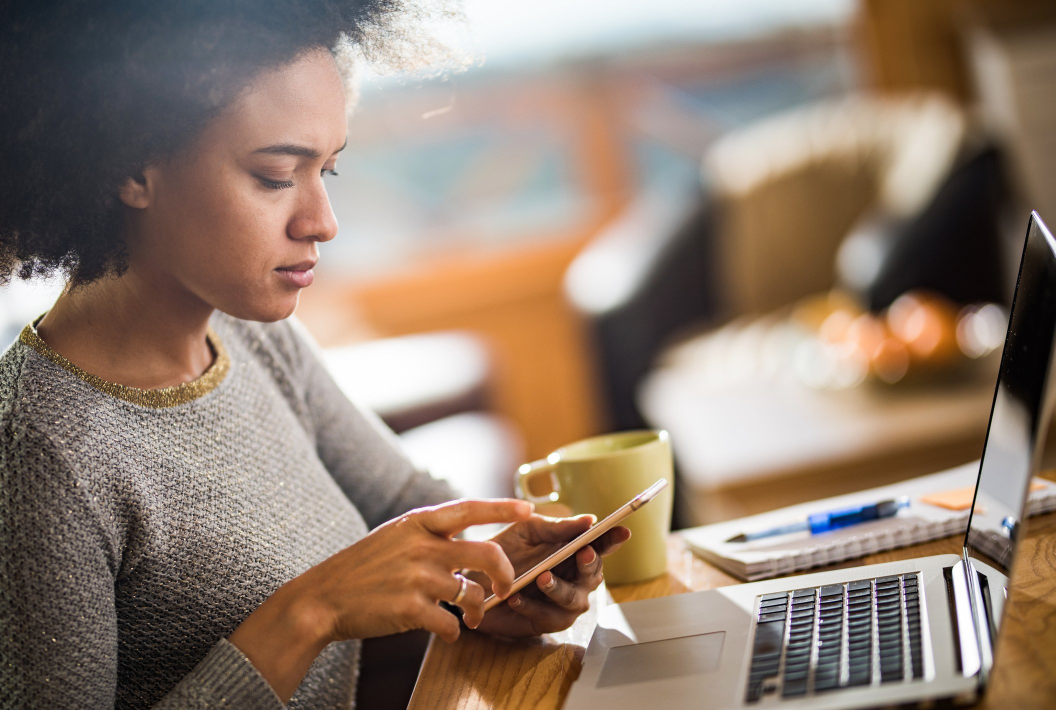
#> input picture img2/woman_with_phone_and_laptop_EF0nQi5.jpg, 2111 x 1420 px (shown at 1/2 size)
$ python test.py
#> lines starting #> are read from the running program, lines starting #| are printed output that depends on the picture
### utils.py
from dataclasses import dataclass
from decimal import Decimal, ROUND_HALF_UP
from enum import Enum
import io
import logging
import re
from typing import Union, Optional, Literal
from pathlib import Path

# from pydantic import BaseModel
# from pydantic.color import Color
from PIL import Image, ImageColor, ImageOps, ImageFilter, ImageEnhance

logger = logging.getLogger(__name__)


def round_up(value):
    rounded = Decimal(value).quantize(1, rounding=ROUND_HALF_UP)
    return int(rounded)


def get_filename_stem(name: str) -> str:
    return Path(name).stem


def get_filename_extension(name: str) -> str:
    return Path(name).suffix


# [21 lines of commented-out code are left out]

def get_new_dimensions(img: Image, width: int = None, height: int = None) -> tuple:
    """
    Return new dimensions given original image's aspect ratio and a width or height.
    """

    if not width and not height:
        return img.size

    if width and height:
        return (width, height)

    orig_width, orig_height = img.size

    # calculate new height
    if width and not height:
        height = round_up((orig_height / orig_width) * width)
        return (width, height)

    # calculate new width
    if not width and height:
        width = round_up((orig_width / orig_height) * height)
        return (width, height)


# [5 lines left out: function get_aspect_ratio_factor, not called in this run]


def scale_down(img: Image, width: int, height: int) -> Image:
    """
    The image is never enlarged.
    If the image is larger than given width or height, it will be resized, preserving aspect ratio.
    Otherwise its original size will be kept.

    Scenarios:
        - if all smaller dimensions -> scaled down image
        - if all larger dimensions -> original image
        - if smaller + larger dimension -> scaled down image according to smaller dimension

    docs: https://pillow.readthedocs.io/en/stable/reference/Image.html#PIL.Image.Image.thumbnail
    """
    img.thumbnail((width, height))
    return img


def contain(img: Image, width: int, height: int) -> Image:
    """
    Image will be resized (shrunk or enlarged) to be as large as possible within the given
    width or height while preserving the aspect ratio.

    Scenarios:
        - all smaller dimensions -> scaled down image
        - all larger dimensions -> scaled up image
        - smaller + larger dimension -> scaled down image according to smaller dimension

    docs: https://pillow.readthedocs.io/en/stable/reference/ImageOps.html#PIL.ImageOps.contain
    """
    return ImageOps.contain(img, (width, height))


"""
Control the cropping position.

Use (0.5, 0.5) for center cropping
    if cropping the width (tall image), take 50% off of the left side, and therefore 50% off the right side

(0.0, 0.0) will crop from the top left corner
    if cropping the width (tall image), take all of the crop off of the right side
    if cropping the height (wide image), take all of it off the bottom

(1.0, 0.0) will crop from the bottom left corner, etc.
    if cropping the width (tall image), take all of the crop off the left side
    if cropping the height (wide image), take none from the top, and therefore all off the bottom

for wide images, left and right should be same as center, but its actually gravitating to top

wide, cropping height:
    default - (0.5, 0.5)
    top - (0, 0) or (1, 0)         y coordinate same      top -    TOP_LEFT, BOTTOM_LEFT
    bottom - (1, 1) or (0, 1)      y coordinate same      bottom - BOTTOM_RIGHT, TOP_RIGHT
    left, should show same as default - (0.5, 0.5)
    right, should show same as default - (0.5, 0.5)

---------------------------

tall, cropping width:
    default - (0.5, 0.5)
    top, should be same as default - (0.5, 0.5)
    bottom - should be same as default - (0.5, 0.5)
    left - (0, 0) or (0, 1)       same x coordinate      left -  TOP_LEFT, TOP_RIGHT
    right - (1, 0) or (1, 1)      same x coordinate      right - BOTTOM_LEFT, BOTTOM_RIGHT

"""
CENTER_CROP = (0.5, 0.5)
TOP_LEFT = (0, 0)
BOTTOM_LEFT = (1, 0)
TOP_RIGHT = (0, 1)
BOTTOM_RIGHT = (1, 1)

# WIDE_IMAGE_GRAVITY_OPTIONS = {
#     'top': TOP_LEFT,
#     'bottom': BOTTOM_RIGHT,
#     'left': CENTER_CROP,
#     'right': CENTER_CROP
# }

# TALL_IMAGE_GRAVITY_OPTIONS = {
#     'top': CENTER_CROP,
#     'bottom': CENTER_CROP,
#     'left': TOP_LEFT,
#     'right': BOTTOM_LEFT
# }

def cover(img: Image, width: int, height: int, gravity: tuple = CENTER_CROP) -> Image:
    """
    Resizes (shrinks or enlarges) to fill the entire area of width and height. If the image has an aspect ratio
    different from the ratio of width and height, it will be cropped to fit.

    docs: https://pillow.readthedocs.io/en/stable/reference/ImageOps.html#PIL.ImageOps.fit
    """
    return ImageOps.fit(img, (width, height), centering=gravity)


class Gravity(Enum):
    CENTER = "center"
    TOP = "top"
    BOTTOM = "bottom"
    LEFT = "left"
    RIGHT = "right"

CENTER_CROP = (0.5, 0.5)
TOP_LEFT = (0, 0)
BOTTOM_LEFT = (1, 0)
TOP_RIGHT = (0, 1)
BOTTOM_RIGHT = (1, 1)

# cropping height
WIDE_IMAGE_GRAVITY_OPTIONS = {
    Gravity.TOP: TOP_LEFT,
    Gravity.BOTTOM: BOTTOM_RIGHT,
    Gravity.LEFT: CENTER_CROP,
    Gravity.RIGHT: CENTER_CROP
}

# cropping width
TALL_IMAGE_GRAVITY_OPTIONS = {
    Gravity.TOP: CENTER_CROP,
    Gravity.BOTTOM: CENTER_CROP,
    Gravity.LEFT: TOP_LEFT,
    Gravity.RIGHT: BOTTOM_LEFT
}

# [63 lines left out: functions get_centering_from_gravity, crop, rotate, not called in this run]


@dataclass
class TrimPixels:
    top: int = 0
    bottom: int = 0
    left: int = 0
    right: int = 0


# [147 lines left out: functions trim, strip_exif_data, sharpen, save_image, fill_background_color, freeze_animated_image and 5 more, not called in this run]


def is_valid_hex(hex_color: str):
    return re.search(r'^#([0-9a-fA-F]{3}){1,2}$', hex_color)


def get_rgb_from_hex(hex_color: str) -> tuple:
    return ImageColor.getrgb(hex_color)


# [11 lines left out: function pad, not called in this run]

### test.py
from utils import *

"""
- https://m.foolcdn.com/media/affiliates/original_images/woman_with_phone_and_laptop_EF0nQi5.jpg
- https://m.foolcdn.com/media/affiliates/original_images/young_family_eating_breakfast.jpg
- https://m.foolcdn.com/media/affiliates/original_images/women_shopping_in_clothing_store.jpg

Trim literally cuts x pixels off of the specified sides of the image,
regardless of how big that image is, and then passes it to the resize/crop option
"""

#######################################
# SCALE DOWN
# Shrink image preserving aspect ratio. Image is never enlarged.
#######################################

"""
This tests that `scale_down` given one smaller dimension scales down the image.

CloudFlare example: https://m.foolcdn.com/media/affiliates/original_images/woman_with_phone_and_laptop_EF0nQi5.jpg?width=500
"""
img = Image.open('img2/woman_with_phone_and_laptop_EF0nQi5.jpg')
#> img is the input picture: PIL image 2111x1420 RGB; mean R, G, B 144.2, 125.2, 111
new_width, new_height = get_new_dimensions(img, width=500)
#> new_width = 500; new_height = 336
scale_down_width500 = scale_down(img, width=new_width, height=new_height)
#> in scale_down, `img.thumbnail((width, height))`:
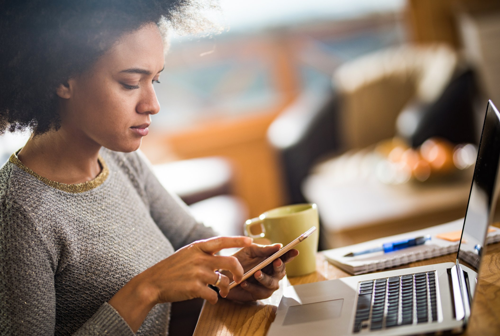
#> img: PIL image 500x336 RGB; mean R, G, B 144.3, 125.4, 111.1
scale_down_width500.save('transformed2/woman_with_phone_and_laptop__scale_down_width500.jpg')

"""
This tests that `scale_down` given one larger dimension returns original image.

CloudFlare example: https://m.foolcdn.com/media/affiliates/original_images/woman_with_phone_and_laptop_EF0nQi5.jpg?height=3000
"""
img = Image.open('img2/woman_with_phone_and_laptop_EF0nQi5.jpg')
new_width, new_height = get_new_dimensions(img, height=3000)
#> new_width = 4460; new_height = 3000
scale_down_height3000 = scale_down(img, width=new_width, height=new_height)
scale_down_height3000.save('transformed2/woman_with_phone_and_laptop__scale_down_height3000.jpg')

"""
This tests that `scale_down` given one smaller and one larger dimension returns original image.

CloudFlare example: https://m.foolcdn.com/media/affiliates/original_images/woman_with_phone_and_laptop_EF0nQi5.jpg?height=3000&width=500
"""
img = Image.open('img2/woman_with_phone_and_laptop_EF0nQi5.jpg')
scale_down_width500_height3000 = scale_down(img, width=500, height=3000)
scale_down_width500_height3000.save('transformed2/woman_with_phone_and_laptop__scale_down_width500_height3000.jpg')

"""
The following tests that `scale_down` given two smaller dimensions scales down the image while preserving aspect ratio.

CloudFlare example:
    1. https://m.foolcdn.com/media/affiliates/original_images/woman_with_phone_and_laptop_EF0nQi5.jpg?width=500&height=300
    2. https://m.foolcdn.com/media/affiliates/original_images/woman_with_phone_and_laptop_EF0nQi5.jpg?width=300&height=500
"""
img = Image.open('img2/woman_with_phone_and_laptop_EF0nQi5.jpg')
scale_down_width500_height300 = scale_down(img, width=500, height=300)
#> call 4 of scale_down, with width = 500, height = 300
#> in scale_down (call 4), `img.thumbnail((width, height))`:
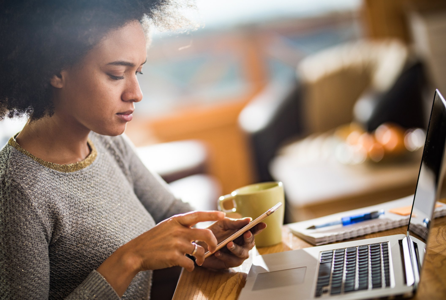
#> img: PIL image 446x300 RGB; mean R, G, B 144.3, 125.4, 111.1
scale_down_width500_height300.save('transformed2/woman_with_phone_and_laptop__scale_down_width500_height300.jpg')

img = Image.open('img2/woman_with_phone_and_laptop_EF0nQi5.jpg')
scale_down_width300_height500 = scale_down(img, width=300, height=500)
#> in scale_down (call 5), `img.thumbnail((width, height))`:
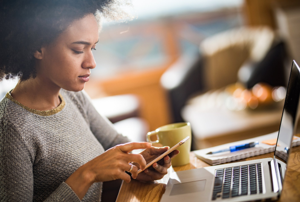
#> img: PIL image 300x202 RGB; mean R, G, B 144.1, 125.1, 110.9
scale_down_width300_height500.save('transformed2/woman_with_phone_and_laptop__scale_down_width300_height500.jpg')

"""
This tests that `scale_down` given two larger dimensions returns original image.

CloudFlare example: https://m.foolcdn.com/media/affiliates/original_images/woman_with_phone_and_laptop_EF0nQi5.jpg?width=3000&height=2000
"""
img = Image.open('img2/woman_with_phone_and_laptop_EF0nQi5.jpg')
scale_down_width3000_height2000 = scale_down(img, width=3000, height=2000)
scale_down_width3000_height2000.save('transformed2/woman_with_phone_and_laptop__scale_down_width3000_height2000.jpg')


#######################################
# CONTAIN
# Resize (shrink or enlarge while preserving aspect ratio)
#######################################

"""
This tests that `contain` given one smaller dimension scales down the image.
Same as `scale_down`.

CloudFlare example: https://m.foolcdn.com/media/affiliates/original_images/woman_with_phone_and_laptop_EF0nQi5.jpg?width=500&fit=contain
"""
img = Image.open('img2/woman_with_phone_and_laptop_EF0nQi5.jpg')
new_width, new_height = get_new_dimensions(img, width=500)
#> new_width = 500; new_height = 336
contain_width500 = contain(img, width=new_width, height=new_height)
contain_width500.save('transformed2/woman_with_phone_and_laptop__contain_width500.jpg')


"""
This tests that `contain` given one larger dimension enlarges image while preserving aspect ratio.

CloudFlare example: https://m.foolcdn.com/media/affiliates/original_images/woman_with_phone_and_laptop_EF0nQi5.jpg?height=2000&fit=contain
"""
img = Image.open('img2/woman_with_phone_and_laptop_EF0nQi5.jpg')
new_width, new_height = get_new_dimensions(img, height=2000)
#> new_width = 2973; new_height = 2000
contain_height2000 = contain(img, width=new_width, height=new_height)
contain_height2000.save('transformed2/woman_with_phone_and_laptop__contain_height2000.jpg')


"""
This tests that `contain` given one smaller and one larger dimension returns original image.
Same as `scale_down`.

CloudFlare example: https://m.foolcdn.com/media/affiliates/original_images/woman_with_phone_and_laptop_EF0nQi5.jpg?width=500&height=3000&fit=contain
"""
img = Image.open('img2/woman_with_phone_and_laptop_EF0nQi5.jpg')
contain_width500_height3000 = contain(img, width=500, height=3000)
contain_width500_height3000.save('transformed2/woman_with_phone_and_laptop__contain_width500_height3000.jpg')


"""
The following tests that `contain` given two smaller dimensions scales down the image while preserving aspect ratio.
Same as `scale_down`.

CloudFlare example:
    1. https://m.foolcdn.com/media/affiliates/original_images/woman_with_phone_and_laptop_EF0nQi5.jpg?width=500&height=300&fit=contain
    2. https://m.foolcdn.com/media/affiliates/original_images/woman_with_phone_and_laptop_EF0nQi5.jpg?width=300&height=500&fit=contain
"""
img = Image.open('img2/woman_with_phone_and_laptop_EF0nQi5.jpg')
contain_width500_height300 = contain(img, width=500, height=300)
contain_width500_height300.save('transformed2/woman_with_phone_and_laptop__contain_width500_height300.jpg')

img = Image.open('img2/woman_with_phone_and_laptop_EF0nQi5.jpg')
contain_width300_height500 = contain(img, width=300, height=500)
contain_width300_height500.save('transformed2/woman_with_phone_and_laptop__contain_width300_height500.jpg')


"""
This tests that `contain` given two larger dimensions enlarges image while preserving aspect ratio.

CloudFlare example: https://m.foolcdn.com/media/affiliates/original_images/woman_with_phone_and_laptop_EF0nQi5.jpg?width=3000&height=2000&fit=contain
"""
img = Image.open('img2/woman_with_phone_and_laptop_EF0nQi5.jpg')
contain_width3000_height2000 = contain(img, width=3000, height=2000)
contain_width3000_height2000.save('transformed2/woman_with_phone_and_laptop__contain_width3000_height2000.jpg')


#######################################
# COVER
# Resize (shrink or enlarge) to fix exact dimensions. Will crop to fit if new dimensions don't match aspect ratio.
#######################################

"""
This tests that `cover` given one smaller dimension scales down the image.
Same as `scale_down` and `contain`.

CloudFlare example: https://m.foolcdn.com/media/affiliates/original_images/woman_with_phone_and_laptop_EF0nQi5.jpg?width=500&fit=cover (same as `scale_down` and `contain`).
"""
img = Image.open('img2/woman_with_phone_and_laptop_EF0nQi5.jpg')
new_width, new_height = get_new_dimensions(img, width=500)
#> new_width = 500; new_height = 336
cover_width500 = cover(img, width=new_width, height=new_height)
cover_width500.save('transformed2/woman_with_phone_and_laptop__cover_width500.jpg')


"""
This tests that `cover` given one larger dimension enlarges image while preserving aspect ratio.
Same as `contain`.

CloudFlare example: https://m.foolcdn.com/media/affiliates/original_images/woman_with_phone_and_laptop_EF0nQi5.jpg?height=2000&fit=cover
"""
img = Image.open('img2/woman_with_phone_and_laptop_EF0nQi5.jpg')
new_width, new_height = get_new_dimensions(img, height=2000)
#> new_width = 2973; new_height = 2000
cover_height2000 = cover(img, width=new_width, height=new_height)
cover_height2000.save('transformed2/woman_with_phone_and_laptop__cover_height2000.jpg')


"""
This tests that `cover` given one smaller and one larger dimension returns will crop to fit image within new dimensions.

CloudFlare example: https://m.foolcdn.com/media/affiliates/original_images/woman_with_phone_and_laptop_EF0nQi5.jpg?width=500&height=3000&fit=cover
"""
img = Image.open('img2/woman_with_phone_and_laptop_EF0nQi5.jpg')
cover_width500_height3000 = cover(img, width=500, height=3000)
#> call 3 of cover, with width = 500, height = 3000, gravity = (0.5, 0.5)
#> in cover (call 3), `return ImageOps.fit(img, (width, height), centering=gravity)`:
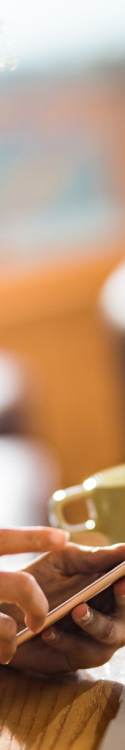
#> returned value: PIL image 500x3000 RGB (shown at 1/4 size); mean R, G, B 180.3, 144.5, 116.9
cover_width500_height3000.save('transformed2/woman_with_phone_and_laptop__cover_width500_height3000.jpg')


"""
This tests that `cover` given all smaller dimensions will shrink and crop to fit image with new dimensions.

CloudFlare example: https://m.foolcdn.com/media/affiliates/original_images/woman_with_phone_and_laptop_EF0nQi5.jpg?width=500&height=300&fit=cover
"""
img = Image.open('img2/woman_with_phone_and_laptop_EF0nQi5.jpg')
cover_width500_height300 = cover(img, width=500, height=300)
#> call 4 of cover, with width = 500, height = 300, gravity = (0.5, 0.5)
#> in cover (call 4), `return ImageOps.fit(img, (width, height), centering=gravity)`:
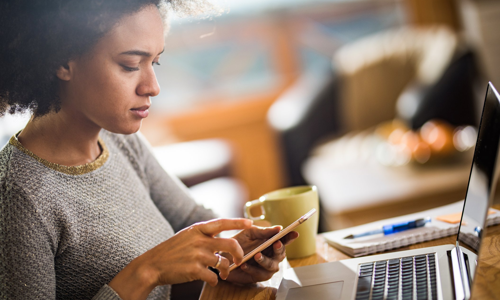
#> returned value: PIL image 500x300 RGB; mean R, G, B 146.8, 126.7, 111.9
cover_width500_height300.save('transformed2/woman_with_phone_and_laptop__cover_width500_height300.jpg')


"""
This tests that `cover` given all larger dimensions will enlarge image and crop to fit image with new dimensions.

CloudFlare example: https://m.foolcdn.com/media/affiliates/original_images/woman_with_phone_and_laptop_EF0nQi5.jpg?width=3000&height=2000&fit=cover
"""
img = Image.open('img2/woman_with_phone_and_laptop_EF0nQi5.jpg')
cover_width3000_height2000 = cover(img, width=3000, height=2000)
#> in cover (call 5), `return ImageOps.fit(img, (width, height), centering=gravity)`:
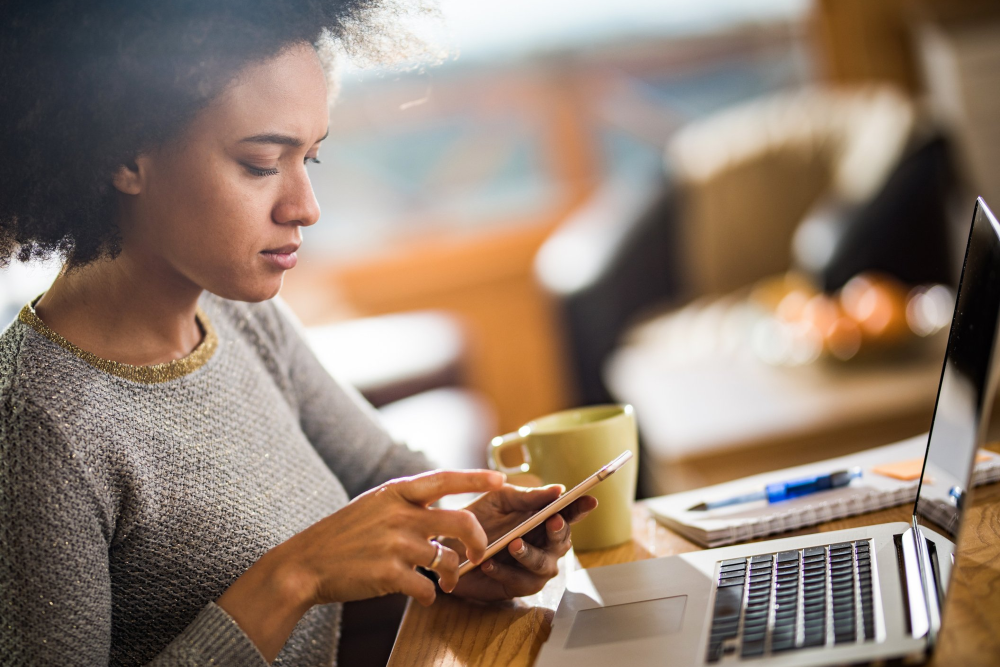
#> returned value: PIL image 3000x2000 RGB (shown at 1/3 size); mean R, G, B 144.4, 125.3, 111
cover_width3000_height2000.save('transformed2/woman_with_phone_and_laptop__cover_width3000_height2000.jpg')

$ run again, with img2/women_shopping_in_clothing_store.jpg copied over img2/woman_with_phone_and_laptop_EF0nQi5.jpg
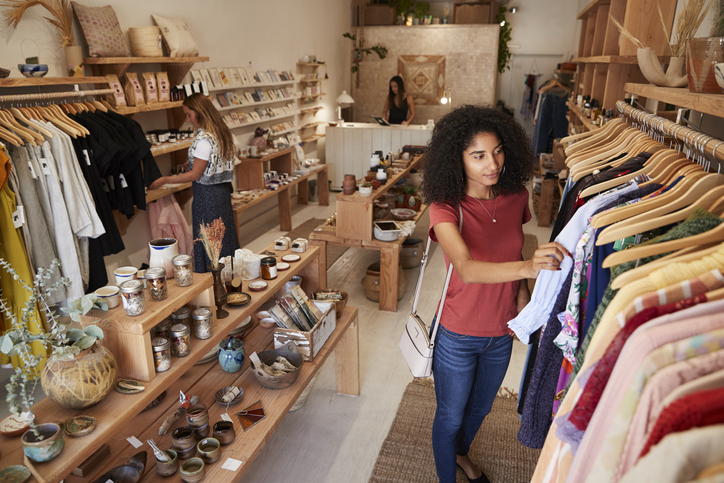
#> input picture img2/women_shopping_in_clothing_store.jpg, 724 x 483 px
#> img is the input picture: PIL image 724x483 RGB; mean R, G, B 135, 109.5, 92.2
#> `new_width, new_height = get_new_dimensions(img, width=500)`: new_width = 500; new_height = 334
#> img: PIL image 500x334 RGB
#> `new_width, new_height = get_new_dimensions(img, height=3000)`: new_width = 4497; new_height = 3000
#> img: PIL image 450x300 RGB
#> in scale_down (call 5), `img.thumbnail((width, height))`:
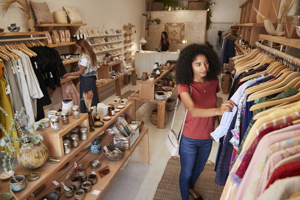
#> img: PIL image 300x200 RGB; mean R, G, B 135, 109.5, 92.2
#> `new_width, new_height = get_new_dimensions(img, width=500)`: new_width = 500; new_height = 334
#> `new_width, new_height = get_new_dimensions(img, height=2000)`: new_width = 2998; new_height = 2000
#> `new_width, new_height = get_new_dimensions(img, width=500)`: new_width = 500; new_height = 334
#> `new_width, new_height = get_new_dimensions(img, height=2000)`: new_width = 2998; new_height = 2000
#> in cover (call 4), `return ImageOps.fit(img, (width, height), centering=gravity)`:
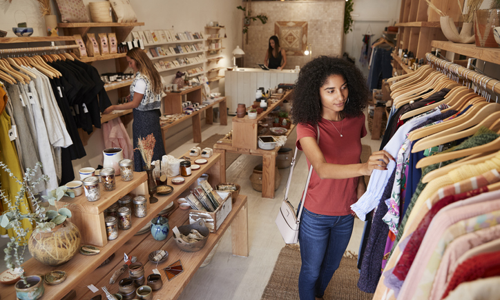
#> returned value: PIL image 500x300 RGB; mean R, G, B 134.6, 108.8, 91.7
